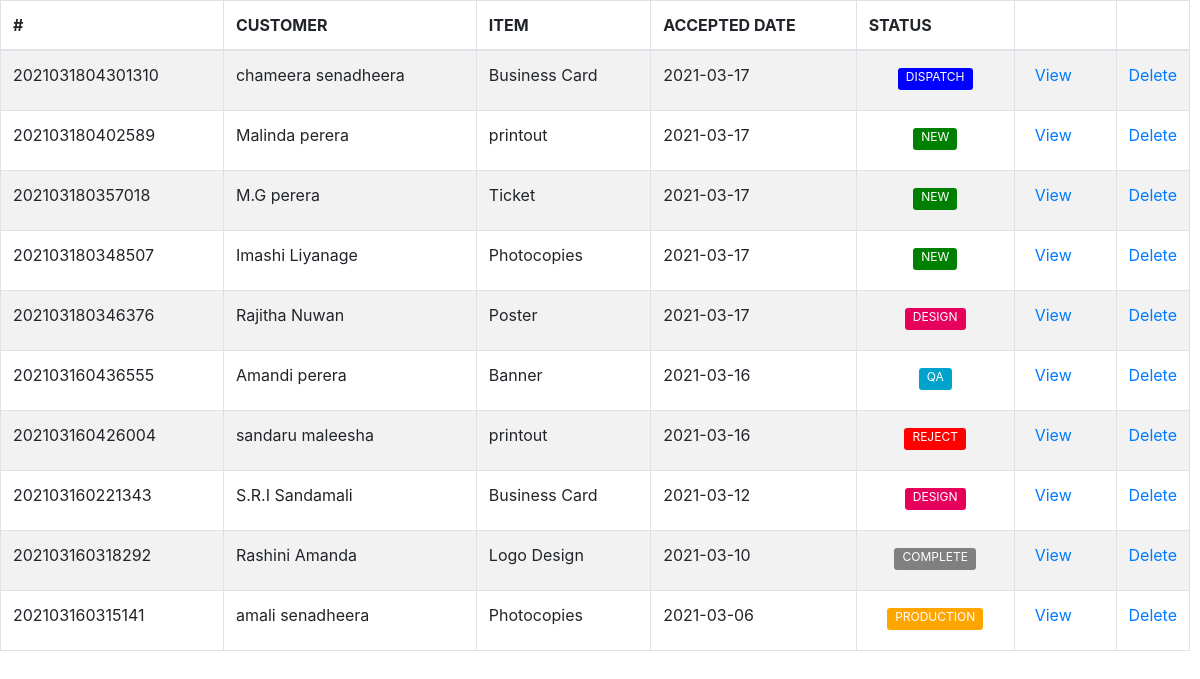
Page /tables/jobs_table.php (signed in) on the earlier database version.
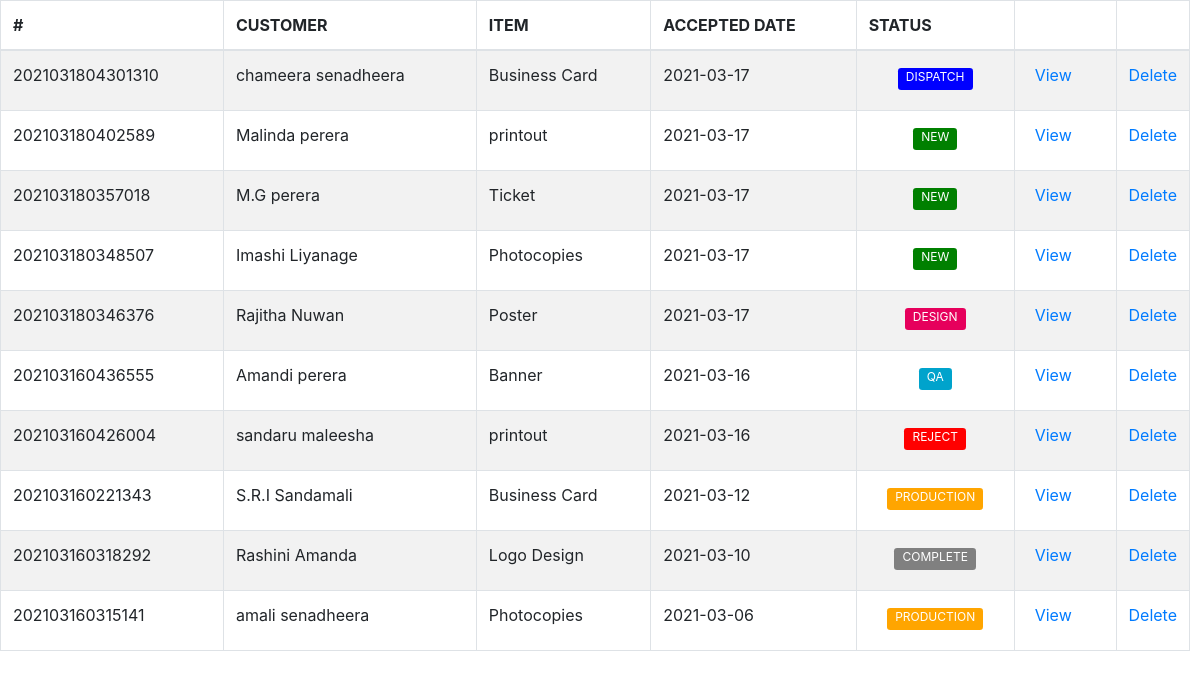
Same page on the later database version.
### tables this page shows
CREATE TABLE `jobs` (
  `id` int(11) NOT NULL,
  `job_no` varchar(100) NOT NULL,
  `customer` varchar(400) NOT NULL,
  `channel` varchar(100) NOT NULL,
  `job_type` varchar(100) NOT NULL,
  `product` varchar(100) NOT NULL,
  `category` varchar(100) NOT NULL,
  `material` varchar(64) NOT NULL,
  `size` varchar(50) NOT NULL,
  `bind` varchar(50) NOT NULL,
  `colour` text NOT NULL,
  `user_description` varchar(250) NOT NULL,
  `date` date NOT NULL,
  `quantity` decimal(10,2) NOT NULL,
  `unit_price` decimal(10,2) NOT NULL,
  `budget` decimal(10,2) NOT NULL,
  `discount` decimal(10,2) NOT NULL,
  `discounted` decimal(10,2) NOT NULL,
  `ad_pay_amount` decimal(10,2) NOT NULL,
  `rest` decimal(10,2) NOT NULL,
  `admin_description` varchar(250) NOT NULL,
  `state` enum('request','design','production','reject','QA','complete','dispatch') NOT NULL,
  `accepted_by` varchar(100) NOT NULL,
  `designed_by` varchar(150) NOT NULL,
  `production_by` varchar(150) NOT NULL,
  `checked_by` varchar(100) NOT NULL,
  `failed_reason` varchar(255) NOT NULL,
  `cash` decimal(10,2) NOT NULL,
  `change_amt` decimal(10,2) NOT NULL,
  `payment` decimal(10,2) NOT NULL,
  `dispatch_day` varchar(100) NOT NULL,
  `dispatch_year` varchar(10) NOT NULL,
  `dispatch_month` varchar(10) NOT NULL,
  `dispatched_by` varchar(150) NOT NULL
);

### tables/jobs_table.php (the view, shortened to what this page needs)
<!DOCTYPE html>
<html>
<head>
</head>
<body>
      <?php
      require '../include/config.php';
      if(isset($_POST["query"]))
      {
         $search =$_POST["query"];
         $query = "SELECT * FROM jobs WHERE job_no LIKE '%".$search."%' ";
      }
      else
      {
      $query = "SELECT * FROM jobs ORDER BY id DESC";
      }
      $result = mysqli_query($conn ,$query);
      if(mysqli_num_rows($result)>0)
      {
      ?>
 <div class="tablealign">
 <?php include('../include/head.php'); ?>
  <table id="example" class="table table-striped table-bordered" style="width:100%">
   <thead>
    <tr>
     <th>#</th>
     <th>CUSTOMER</th>
     <th>ITEM</th>
     <th>ACCEPTED DATE</th>
     <th>STATUS</th>
     <th></th>
     <?php
     $user = $_SESSION['email'];
     $qry = mysqli_query($conn ,"SELECT level FROM signup WHERE email='$user'");
     $data = mysqli_fetch_array($qry);
     $level= $data['level'];
     if($level==1 || $level==2){
      echo '<th></th>';
     }else{
      echo '<th hidden=""></th>';
     }
     ?>
    </tr>
   </thead>
   <tbody>
   <?php
   while($row = mysqli_fetch_array($result))
   {
    echo '
    <tr>
     <td>'.$row["job_no"].'</td>
     <td>'.$row["customer"].'</td>
     <td>'.$row["product"].'</td>
     <td>'.$row["date"].'</td>';
     if($row["state"]=="request"){
        echo
        '<td> <center> <label class="btn-sm" style="background-color:green; border: 0px; color: #ffffff; font-size: 12px; padding-top: 0px;">'."NEW".'</label></center></td>';
     }else if($row["state"]=="design"){
        echo
        '<td> <center> <label class="btn-sm" style="background-color:#e6005c; border: 0px; color: #ffffff; font-size: 12px; padding-top: 0px;">'."DESIGN".'</label></center></td>';
     }else if($row["state"]=="production"){
        echo
        '<td> <center> <label class="btn-sm" style="background-color:orange; border: 0px; color: #ffffff; font-size: 12px; padding-top: 0px;">'."PRODUCTION".'</label></center></td>';
     }else if($row["state"]=="QA"){
        echo
        '<td> <center> <label class="btn-sm" style="background-color:#00a3cc; border: 0px; color: #ffffff; font-size: 12px; padding-top: 0px;">'."QA".'</label></center></td>';
     }else if($row["state"]=="dispatch"){
        echo
        '<td> <center> <label class="btn-sm" style="background-color:blue; border: 0px; color: #ffffff; font-size: 12px; padding-top: 0px;">'."DISPATCH".'</label></center></td>';
     }else if($row["state"]=="complete"){
        echo
        '<td> <center> <label class="btn-sm" style="background-color:gray; border: 0px; color: #ffffff; font-size: 12px; padding-top: 0px;">'."COMPLETE".'</label></center></td>';
     }else if($row["state"]=="reject"){
        echo
        '<td> <center> <label class="btn-sm" style="background-color:red; border: 0px; color: #ffffff; font-size: 12px; padding-top: 0px;">'."REJECT".'</label></center></td>';
     }
    echo '
      <td><button type="button"  id="' .$row["id"].'" name="'.$row["id"].'" class="btn btn-primary btn-sm view_data" data-toggle="modal" data-target="#myModaljobs" style="background-color: transparent; border: 0px; color: #007bff; font-size: 16px; padding-top: 0px;">View</button></td>';
    if($level==1 || $level==2){
      echo '<td style="width: 5%;"><a href="../controller/jobs_controller?j_delete_id='.$row["id"].'" onclick="confirmation(event)">Delete</a></td>';
    }else{
      echo '<td style="width: 5%;" hidden><a href="../controller/jobs_controller?j_delete_id='.$row["id"].'" onclick="confirmation(event)">Delete</a></td>';
    }
   }
   ?>
   </tbody>
  </table>
</div>
   <?php
  }
  else
  {
   echo 'Data Not Found';
  }
  ?>
  </body>
  </html>

Differences in the rows shown:
changed jobs "S.R.I Sandamali": state "DESIGN" → "PRODUCTION"
